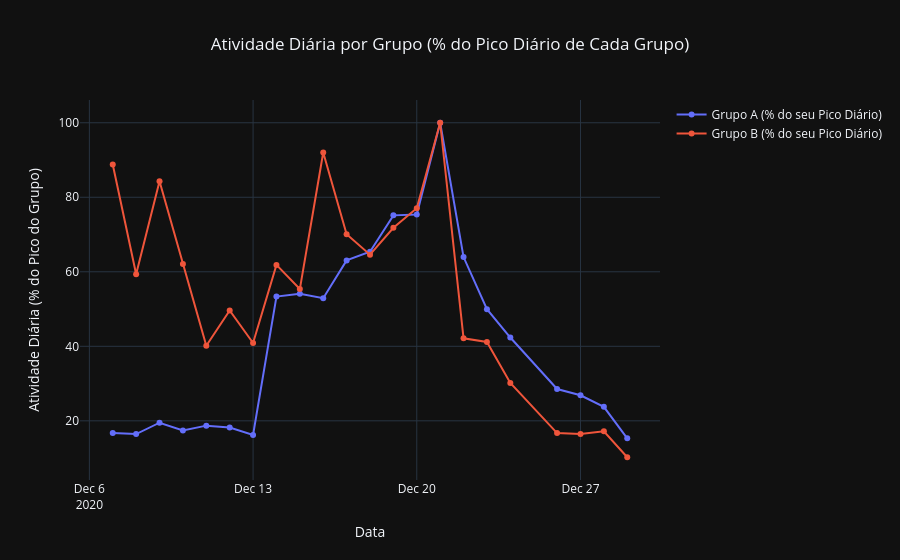

Notebook code for this chart:
### Code cell
events_by_day_group.columns = events_by_day_group.columns.astype(str)

# Encontrar o valor máximo de eventos para cada grupo separadamente
peak_events_A = events_by_day_group['A'].max()
peak_events_B = events_by_day_group['B'].max()

# Calcular a porcentagem de eventos diários para cada grupo em relação AO SEU pico
events_by_day_group['percent_A_relative_peak'] = (events_by_day_group['A'] / peak_events_A) * 100 if peak_events_A > 0 else 0
events_by_day_group['percent_B_relative_peak'] = (events_by_day_group['B'] / peak_events_B) * 100 if peak_events_B > 0 else 0


# Criar o gráfico de linhas com as porcentagens relativas
fig = go.Figure()

fig.add_trace(go.Scatter(
    x=events_by_day_group.index,
    y=events_by_day_group['percent_A_relative_peak'],
    mode='lines+markers',
    name='Grupo A (% do seu Pico Diário)'
))

fig.add_trace(go.Scatter(
    x=events_by_day_group.index,
    y=events_by_day_group['percent_B_relative_peak'],
    mode='lines+markers',
    name='Grupo B (% do seu Pico Diário)'
))

fig.update_layout(
    title_text='Atividade Diária por Grupo (% do Pico Diário de Cada Grupo)',
    title_x=0.5,
    xaxis_title="Data",
    yaxis_title="Atividade Diária (% do Pico do Grupo)",
    template='plotly_dark'
)

fig.show()

### Figure 1 — Plotly figure (JSON) as saved in the notebook; plotly's stock layout.template omitted (floating-point values rounded to 4 significant figures)
{"data": [{"mode": "lines+markers", "name": "Grupo A (% do seu Pico Diário)", "type": "scatter", "x": ["2020-12-07T00:00:00.000000000", "2020-12-08T00:00:00.000000000", "2020-12-09T00:00:00.000000000", "2020-12-10T00:00:00.000000000", "2020-12-11T00:00:00.000000000", "2020-12-12T00:00:00.000000000", "2020-12-13T00:00:00.000000000", "2020-12-14T00:00:00.000000000", "2020-12-15T00:00:00.000000000", "2020-12-16T00:00:00.000000000", "2020-12-17T00:00:00.000000000", "2020-12-18T00:00:00.000000000", "2020-12-19T00:00:00.000000000", "2020-12-20T00:00:00.000000000", "2020-12-21T00:00:00.000000000", "2020-12-22T00:00:00.000000000", "2020-12-23T00:00:00.000000000", "2020-12-24T00:00:00.000000000", "2020-12-26T00:00:00.000000000", "2020-12-27T00:00:00.000000000", "2020-12-28T00:00:00.000000000", "2020-12-29T00:00:00.000000000"], "y": [16.71, 16.45, 19.5, 17.39, 18.71, 18.18, 16.18, 53.34, 54.13, 52.92, 63.06, 65.37, 75.14, 75.35, 100.0, 63.95, 49.97, 42.35, 28.53, 26.85, 23.75, 15.29]}, {"mode": "lines+markers", "name": "Grupo B (% do seu Pico Diário)", "type": "scatter", "x": ["2020-12-07T00:00:00.000000000", "2020-12-08T00:00:00.000000000", "2020-12-09T00:00:00.000000000", "2020-12-10T00:00:00.000000000", "2020-12-11T00:00:00.000000000", "2020-12-12T00:00:00.000000000", "2020-12-13T00:00:00.000000000", "2020-12-14T00:00:00.000000000", "2020-12-15T00:00:00.000000000", "2020-12-16T00:00:00.000000000", "2020-12-17T00:00:00.000000000", "2020-12-18T00:00:00.000000000", "2020-12-19T00:00:00.000000000", "2020-12-20T00:00:00.000000000", "2020-12-21T00:00:00.000000000", "2020-12-22T00:00:00.000000000", "2020-12-23T00:00:00.000000000", "2020-12-24T00:00:00.000000000", "2020-12-26T00:00:00.000000000", "2020-12-27T00:00:00.000000000", "2020-12-28T00:00:00.000000000", "2020-12-29T00:00:00.000000000"], "y": [88.78, 59.35, 84.29, 62.09, 40.15, 49.63, 40.9, 61.85, 55.36, 92.02, 70.07, 64.59, 71.82, 77.06, 100.0, 42.14, 41.15, 30.17, 16.71, 16.46, 17.21, 10.22]}], "layout": {"title": {"text": "Atividade Diária por Grupo (% do Pico Diário de Cada Grupo)", "x": 0.5}, "xaxis": {"title": {"text": "Data"}}, "yaxis": {"title": {"text": "Atividade Diária (% do Pico do Grupo)"}}}}
